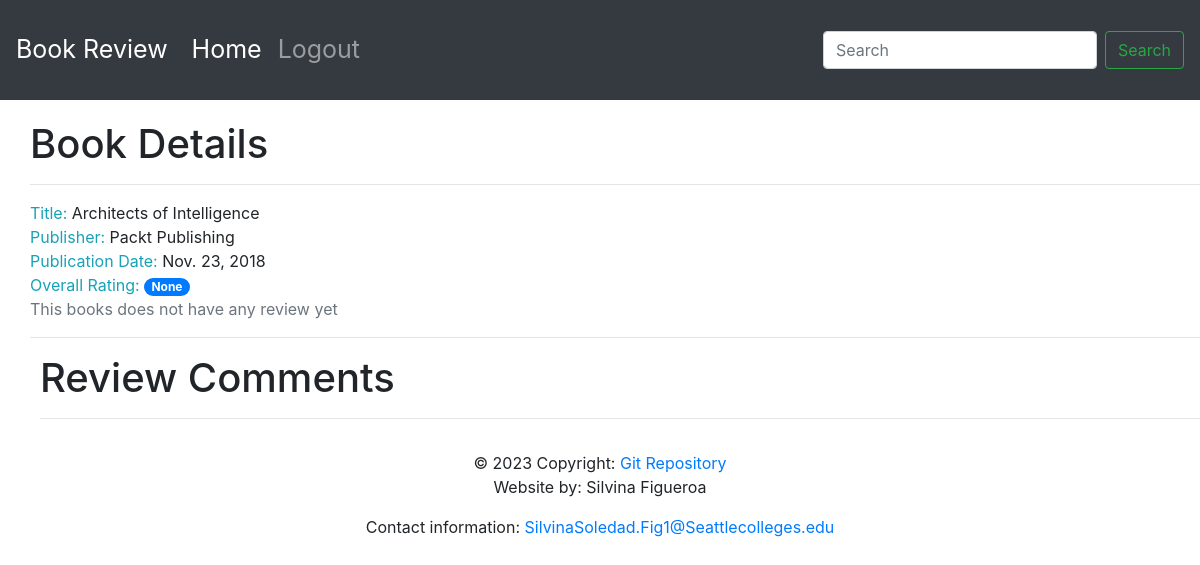
Screenshot of /book/3/ with the database file from the repository.
### reviews/models.py (models this page shows, shortened)
class Book(models.Model):
    title = models.CharField(max_length=70,
                             help_text="The title of the book.")
    publication_date = models.DateField(
        verbose_name="Date the book was published.")
    isbn = models.CharField(max_length=20,
                            verbose_name="ISBN number of the book.")
    publisher = models.ForeignKey(Publisher,
                                  on_delete=models.CASCADE)
    contributors = models.ManyToManyField('Contributor',
                                          through="BookContributor")

class Publisher(models.Model):
    name = models.CharField(max_length=50,
                            help_text="The name of the Publisher.")
    website = models.URLField(help_text="The Publisher's website.")
    email = models.EmailField(help_text="The Publisher's email address.")
    def __str__(self):
        return self.name

### reviews/views.py (the view, shortened to what this page needs)
# urls.py: path('book/<int:id>/', views.book_details, \
def book_details(request, id):
    book = get_object_or_404(Book, id=id)
    reviews = book.review_set.all()
    review_list = []
    book_rating = reviews.aggregate(avg_rating=Round(Avg('rating'), 2))['avg_rating']
    context = {"book": book, "book_rating": book_rating, "review_list": review_list}
    return render(request, 'reviews/book_details.html', context)

### reviews/templates/reviews/book_details.html (shortened to what this page needs)
{% extends 'base.html' %}
{% block content %}
<div style="margin-left: 20px; padding-left: 10px; padding-top: 20px;">
<h1>Book Details</h1>
 <hr>
      <span class="text-info">Title: </span> <span>{{book.title}}</span>
      <br>
      <span class="text-info">Publisher: </span><span>{{book.publisher}}</span>
      <br>
      <span class="text-info">Publication Date: </span><span>{{book.publication_date}}</span>
      <br>
      <span class="text-info">Overall Rating: </span><span class="badge badge-primary badge-pill">{{book_rating}}</span>
      <br>
      {% if book_rating is null%}
      <span class="text-secondary">This books does not have any review yet</span>
      <br>
      {% endif %}
      <hr>
</div>
<div style="margin-left: 20px; padding-left: 20px;">
<h1>Review Comments</h1>
 <hr>
</div>
{% endblock %}

### rows the page displays
Book: title "Architects of Intelligence", publisher "Packt Publishing", publication_date "Nov. 23, 2018"

### other values shown
{{ book_rating }} "None"
